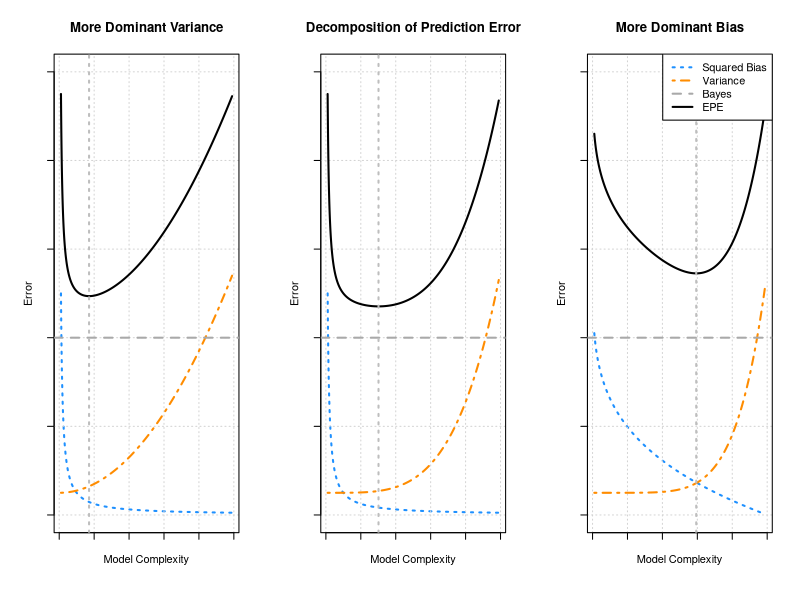
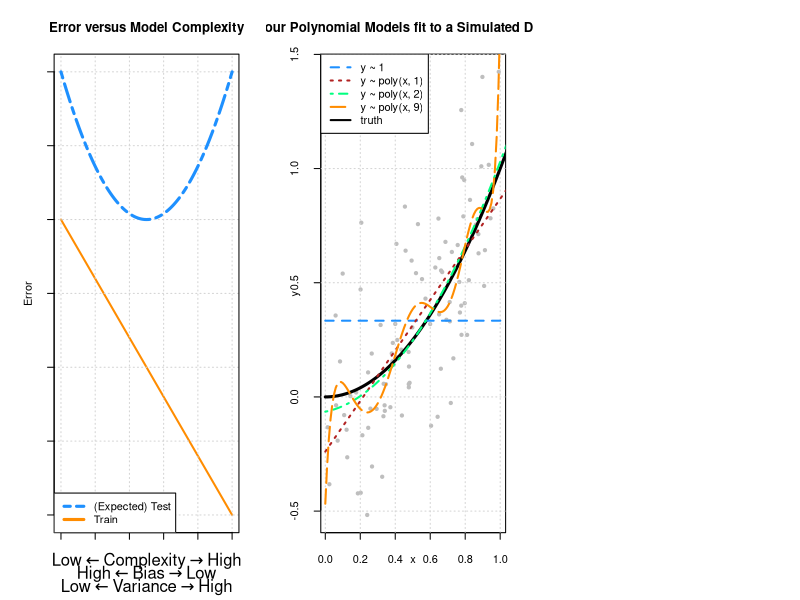
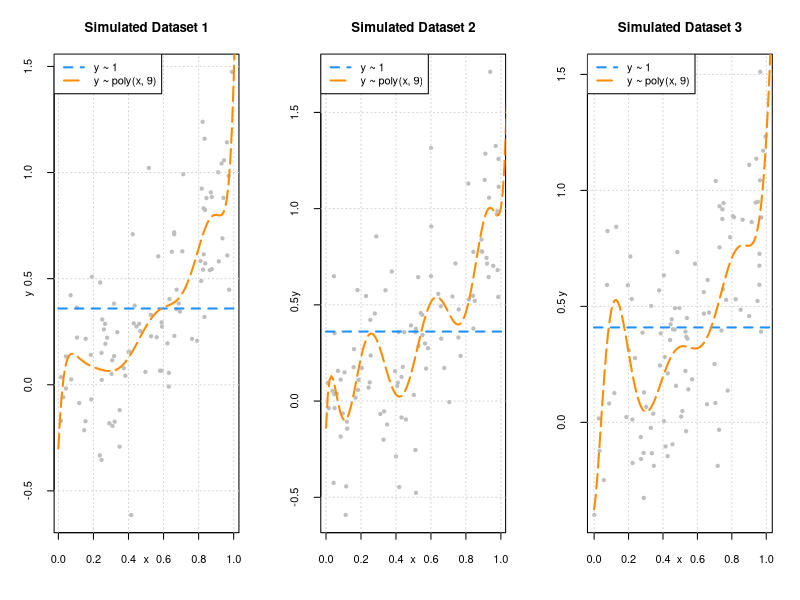
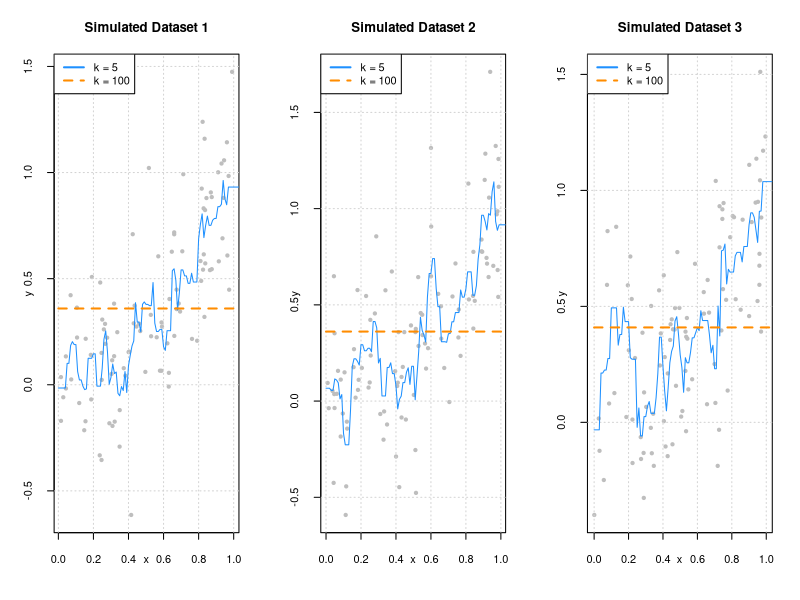
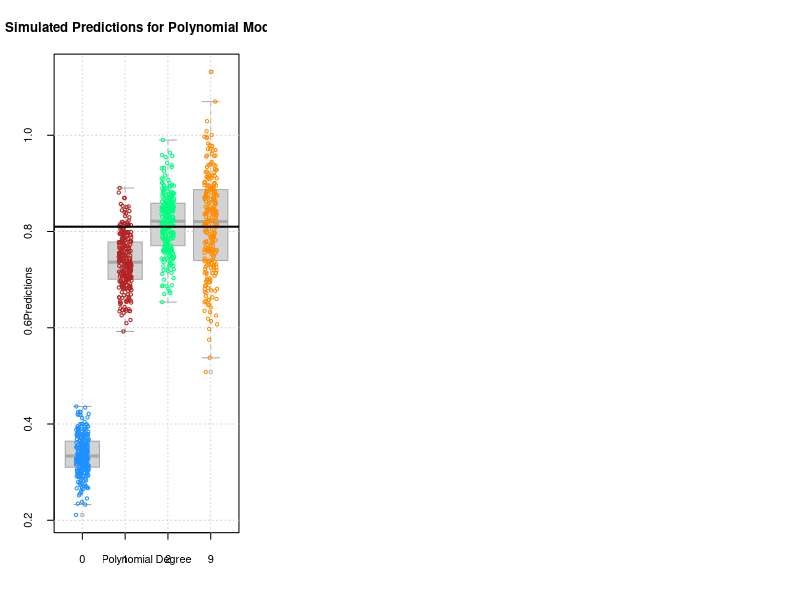

Generate these figures, in order, with R:
## ---- chunk 1
knitr::opts_chunk$set(echo = TRUE, fig.align = "center", cache = TRUE, autodep = TRUE)
## ---- chunk 2
x = seq(0.01, 0.99, length.out = 1000)

par(mfrow = c(1, 3))
par(mgp = c(1.5, 1.5, 0))

b = 0.05 / x
v = 5 * x ^ 2 + 0.5
bayes = 4
epe = b + v + bayes

plot(x, b, type = "l", ylim = c(0, 10), col = "dodgerblue", lwd = 2, lty = 3,
     xlab = "Model Complexity", ylab = "Error", axes = FALSE,
     main = "More Dominant Variance")
axis(1, labels = FALSE)
axis(2, labels = FALSE)
grid()
box()
lines(x, v, col = "darkorange", lwd = 2, lty = 4)
lines(x, epe, col = "black", lwd = 2)
abline(h = bayes, lty = 2, lwd = 2, col = "darkgrey")
abline(v = x[which.min(epe)], col = "grey", lty = 3, lwd = 2)

b = 0.05 / x
v = 5 * x ^ 4 + 0.5
bayes = 4
epe = b + v + bayes

plot(x, b, type = "l", ylim = c(0, 10), col = "dodgerblue", lwd = 2, lty = 3,
     xlab = "Model Complexity", ylab = "Error", axes = FALSE,
     main = "Decomposition of Prediction Error")
axis(1, labels = FALSE)
axis(2, labels = FALSE)
grid()
box()
lines(x, v, col = "darkorange", lwd = 2, lty = 4)
lines(x, epe, col = "black", lwd = 2)
abline(h = bayes, lty = 2, lwd = 2, col = "darkgrey")
abline(v = x[which.min(epe)], col = "grey", lty = 3, lwd = 2)

b = 6 - 6 * x ^ (1 / 4)
v = 5 * x ^ 6 + 0.5
bayes = 4
epe = b + v + bayes

plot(x, b, type = "l", ylim = c(0, 10), col = "dodgerblue", lwd = 2, lty = 3,
     xlab = "Model Complexity", ylab = "Error", axes = FALSE,
     main = "More Dominant Bias")
axis(1, labels = FALSE)
axis(2, labels = FALSE)
grid()
box()
lines(x, v, col = "darkorange", lwd = 2, lty = 4)
lines(x, epe, col = "black", lwd = 2)
abline(h = bayes, lty = 2, lwd = 2, col = "darkgrey")
abline(v = x[which.min(epe)], col = "grey", lty = 3, lwd = 2)
legend("topright", c("Squared Bias", "Variance", "Bayes", "EPE"), lty = c(3, 4, 2, 1),
       col = c("dodgerblue", "darkorange", "darkgrey", "black"), lwd = 2)
## ---- chunk 3
x = seq(0, 100, by = 0.001)
f = function(x) {
  ((x - 50) / 50) ^ 2 + 2
}
g = function(x) {
  1 - ((x - 50) / 50)
}

par(mgp = c(1.5, 1.5, 0)) 
plot(x, g(x), ylim = c(0, 3), type = "l", lwd = 2,
     ylab = "Error", xlab = "",
     main = "Error versus Model Complexity", col = "darkorange", 
     axes = FALSE)
grid()
axis(1, labels = FALSE)
axis(2, labels = FALSE)
box()
ylabels = list(bquote("Low" %<-% "Complexity" %->% "High"), 
               bquote("High" %<-% "Bias" %->% "Low"),
               bquote("Low" %<-% "Variance" %->% "High"))
mtext(do.call(expression, ylabels), side = 1, line = 2:4)
curve(f, lty = 6, col = "dodgerblue", lwd = 3, add = TRUE)
legend("bottomleft", c("(Expected) Test", "Train"), lty = c(6, 1), lwd = 3,
       col = c("dodgerblue", "darkorange"))
## ---- chunk 4
f = function(x) {
  x ^ 2
}
## ---- chunk 5
gen_sim_data = function(f, sample_size = 100) {
  x = runif(n = sample_size, min = 0, max = 1)
  y = rnorm(n = sample_size, mean = f(x), sd = 0.3)
  data.frame(x, y)
}
## ---- chunk 6
# TODO: colors like this...
# \color{blue}{\texttt{predict(fit0, x)}}
# trick is getting it to render in both html and pdf
## ---- chunk 7
set.seed(1)
sim_data = gen_sim_data(f)
## ---- chunk 8
fit_0 = lm(y ~ 1,                   data = sim_data)
fit_1 = lm(y ~ poly(x, degree = 1), data = sim_data)
fit_2 = lm(y ~ poly(x, degree = 2), data = sim_data)
fit_9 = lm(y ~ poly(x, degree = 9), data = sim_data)
## ---- chunk 9
set.seed(42)
plot(y ~ x, data = sim_data, col = "grey", pch = 20,
     main = "Four Polynomial Models fit to a Simulated Dataset")
grid()
grid = seq(from = 0, to = 2, by = 0.01)
lines(grid, f(grid), col = "black", lwd = 3)
lines(grid, predict(fit_0, newdata = data.frame(x = grid)), col = "dodgerblue",  lwd = 2, lty = 2)
lines(grid, predict(fit_1, newdata = data.frame(x = grid)), col = "firebrick",   lwd = 2, lty = 3)
lines(grid, predict(fit_2, newdata = data.frame(x = grid)), col = "springgreen", lwd = 2, lty = 4)
lines(grid, predict(fit_9, newdata = data.frame(x = grid)), col = "darkorange",  lwd = 2, lty = 5)

legend("topleft", 
       c("y ~ 1", "y ~ poly(x, 1)", "y ~ poly(x, 2)",  "y ~ poly(x, 9)", "truth"), 
       col = c("dodgerblue", "firebrick", "springgreen", "darkorange", "black"), lty = c(2, 3, 4, 5, 1), lwd = 2)
## ---- chunk 10
par(mfrow = c(1, 3))

# if you're reading this code
# it's BAD! don't use it. (or clean it up)
# also, note to self: clean up this code!!!

set.seed(430)
sim_data_1 = gen_sim_data(f)
sim_data_2 = gen_sim_data(f)
sim_data_3 = gen_sim_data(f)
fit_0_1 = lm(y ~ 1, data = sim_data_1)
fit_0_2 = lm(y ~ 1, data = sim_data_2)
fit_0_3 = lm(y ~ 1, data = sim_data_3)
fit_9_1 = lm(y ~ poly(x, degree = 9), data = sim_data_1)
fit_9_2 = lm(y ~ poly(x, degree = 9), data = sim_data_2)
fit_9_3 = lm(y ~ poly(x, degree = 9), data = sim_data_3)

plot(y ~ x, data = sim_data_1, col = "grey", pch = 20, main = "Simulated Dataset 1")
grid()
grid = seq(from = 0, to = 2, by = 0.01)
lines(grid, predict(fit_0_1, newdata = data.frame(x = grid)), col = "dodgerblue", lwd = 2, lty = 2)
lines(grid, predict(fit_9_1, newdata = data.frame(x = grid)), col = "darkorange", lwd = 2, lty = 5)
legend("topleft", c("y ~ 1", "y ~ poly(x, 9)"), col = c("dodgerblue", "darkorange"), lty = c(2, 5), lwd = 2)

plot(y ~ x, data = sim_data_2, col = "grey", pch = 20, main = "Simulated Dataset 2")
grid()
grid = seq(from = 0, to = 2, by = 0.01)
lines(grid, predict(fit_0_2, newdata = data.frame(x = grid)), col = "dodgerblue", lwd = 2, lty = 2)
lines(grid, predict(fit_9_2, newdata = data.frame(x = grid)), col = "darkorange", lwd = 2, lty = 5)
legend("topleft", c("y ~ 1", "y ~ poly(x, 9)"), col = c("dodgerblue", "darkorange"), lty = c(2, 5), lwd = 2)

plot(y ~ x, data = sim_data_3, col = "grey", pch = 20, main = "Simulated Dataset 3")
grid()
grid = seq(from = 0, to = 2, by = 0.01)
lines(grid, predict(fit_0_3, newdata = data.frame(x = grid)), col = "dodgerblue", lwd = 2, lty = 2)
lines(grid, predict(fit_9_3, newdata = data.frame(x = grid)), col = "darkorange", lwd = 2, lty = 5)
legend("topleft", c("y ~ 1", "y ~ poly(x, 9)"), col = c("dodgerblue", "darkorange"), lty = c(2, 5), lwd = 2)
## ---- chunk 11
par(mfrow = c(1, 3))

# if you're reading this code
# it's BAD! don't use it. (or clean it up)
# also, note to self: clean up this code!!!

grid = seq(from = 0, to = 2, by = 0.01)

set.seed(430)
sim_data_1 = gen_sim_data(f)
sim_data_2 = gen_sim_data(f)
sim_data_3 = gen_sim_data(f)
fit_0_1 = predict(caret::knnreg(y ~ x, data = sim_data_1, k = 5), data.frame(x = grid))
fit_0_2 = predict(caret::knnreg(y ~ x, data = sim_data_2, k = 5), data.frame(x = grid))
fit_0_3 = predict(caret::knnreg(y ~ x, data = sim_data_3, k = 5), data.frame(x = grid))
fit_9_1 = predict(caret::knnreg(y ~ x, data = sim_data_1, k = 100), data.frame(x = grid))
fit_9_2 = predict(caret::knnreg(y ~ x, data = sim_data_2, k = 100), data.frame(x = grid))
fit_9_3 = predict(caret::knnreg(y ~ x, data = sim_data_3, k = 100), data.frame(x = grid))

plot(y ~ x, data = sim_data_1, col = "grey", pch = 20, main = "Simulated Dataset 1")
grid()
lines(grid, fit_0_1, col = "dodgerblue", lwd = 1, lty = 1)
lines(grid, fit_9_1, col = "darkorange", lwd = 2, lty = 2)
legend("topleft", c("k = 5", "k = 100"), col = c("dodgerblue", "darkorange"), lty = c(1, 2), lwd = 2)

plot(y ~ x, data = sim_data_2, col = "grey", pch = 20, main = "Simulated Dataset 2")
grid()
lines(grid, fit_0_2, col = "dodgerblue", lwd = 1, lty = 1)
lines(grid, fit_9_2, col = "darkorange", lwd = 2, lty = 2)
legend("topleft", c("k = 5", "k = 100"), col = c("dodgerblue", "darkorange"), lty = c(1, 2), lwd = 2)

plot(y ~ x, data = sim_data_3, col = "grey", pch = 20, main = "Simulated Dataset 3")
grid()
lines(grid, fit_0_3, col = "dodgerblue", lwd = 1, lty = 1)
lines(grid, fit_9_3, col = "darkorange", lwd = 2, lty = 2)
legend("topleft", c("k = 5", "k = 100"), col = c("dodgerblue", "darkorange"), lty = c(1, 2), lwd = 2)
## ---- chunk 12
set.seed(1)
n_sims = 250
n_models = 4
x = data.frame(x = 0.90) # fixed point at which we make predictions
predictions = matrix(0, nrow = n_sims, ncol = n_models)
## ---- chunk 13
for (sim in 1:n_sims) {

  # simulate new, random, training data
  # this is the only random portion of the bias, var, and mse calculations
  # this allows us to calculate the expectation over D
  sim_data = gen_sim_data(f)

  # fit models
  fit_0 = lm(y ~ 1,                   data = sim_data)
  fit_1 = lm(y ~ poly(x, degree = 1), data = sim_data)
  fit_2 = lm(y ~ poly(x, degree = 2), data = sim_data)
  fit_9 = lm(y ~ poly(x, degree = 9), data = sim_data)

  # get predictions
  predictions[sim, 1] = predict(fit_0, x)
  predictions[sim, 2] = predict(fit_1, x)
  predictions[sim, 3] = predict(fit_2, x)
  predictions[sim, 4] = predict(fit_9, x)
}
## ---- chunk 14
predictions = (predictions)
colnames(predictions) = c("0", "1", "2", "9")
predictions = as.data.frame(predictions)

tall_predictions = tidyr::gather(predictions, factor_key = TRUE)
boxplot(value ~ key, data = tall_predictions, border = "darkgrey", xlab = "Polynomial Degree", ylab = "Predictions",
        main = "Simulated Predictions for Polynomial Models")
grid()
stripchart(value ~ key, data = tall_predictions, add = TRUE, vertical = TRUE, method = "jitter", jitter = 0.15, pch = 1, col = c("dodgerblue", "firebrick", "springgreen", "darkorange"))
abline(h = f(x = 0.90), lwd = 2)
## ---- chunk 15
get_mse = function(truth, estimate) {
  mean((estimate - truth) ^ 2)
}
## ---- chunk 16
get_bias = function(estimate, truth) {
  mean(estimate) - truth
}
## ---- chunk 17
get_var = function(estimate) {
  mean((estimate - mean(estimate)) ^ 2)
}
## ---- chunk 18
bias = apply(predictions, 2, get_bias, truth = f(x = 0.90))
variance = apply(predictions, 2, get_var)
mse = apply(predictions, 2, get_mse, truth = f(x = 0.90))
## ---- chunk 19
results = data.frame(
  poly_degree = c(0, 1, 2, 9),
  round(mse, 5),
  round(bias ^ 2, 5),
  round(variance, 5)
)
colnames(results) = c("Degree", "Mean Squared Error", "Bias Squared", "Variance")
rownames(results) = NULL
knitr::kable(results, booktabs = TRUE, escape = TRUE, align = "c")
## ---- chunk 20
all(diff(bias ^ 2) < 0)
all(diff(variance) > 0)
diff(mse) < 0 
## ---- chunk 21
bias ^ 2 + variance == mse
## ---- chunk 22
all.equal(bias ^ 2 + variance, mse)
## ---- chunk 23
get_epe = function(realized, estimate) {
  mean((realized - estimate) ^ 2)
}
## ---- chunk 24
y = rnorm(n = nrow(predictions), mean = f(x = 0.9), sd = 0.3)
epe = apply(predictions, 2, get_epe, realized = y)
epe
## ---- chunk 25
set.seed(1)
n_sims = 1000
X = runif(n = n_sims, min = 0, max = 1)
Y = rnorm(n = n_sims, mean = f(X), sd = 0.3)

f_hat_X = rep(0, length(X))

for (i in seq_along(X)) {
  sim_data = gen_sim_data(f)
  fit_2 = lm(y ~ poly(x, degree = 2), data = sim_data)
  f_hat_X[i] = predict(fit_2, newdata = data.frame(x = X[i]))
}

mean((Y - f_hat_X) ^ 2)
